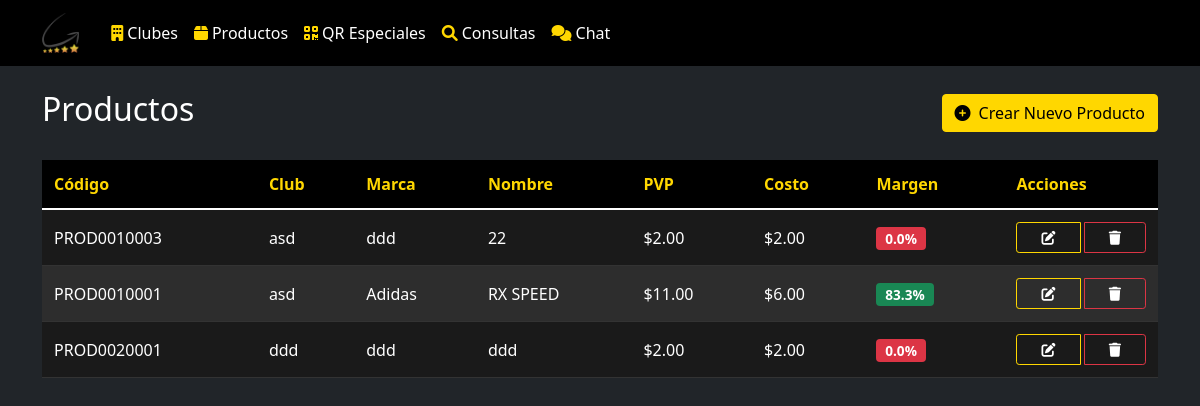
Before: /productos with the older database file.
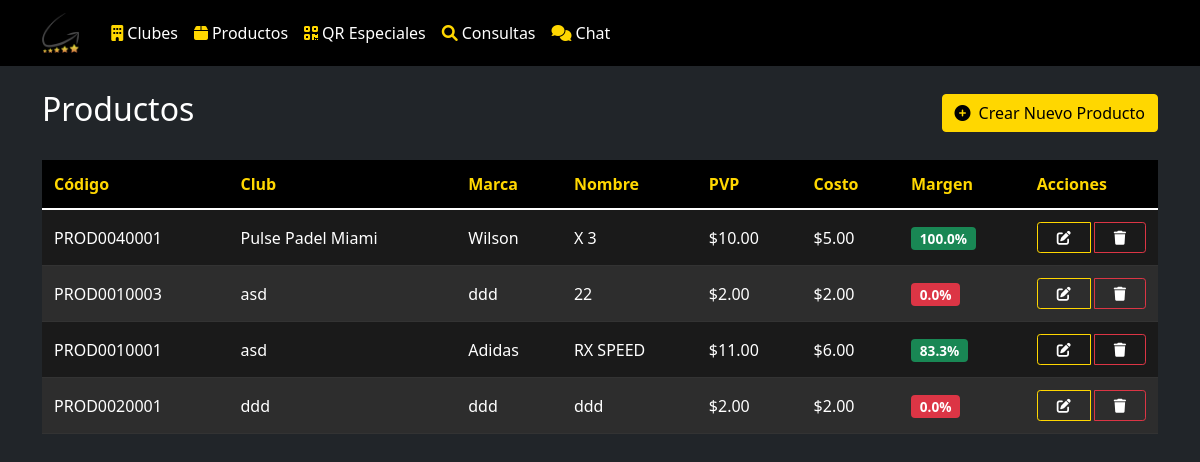
After: the same page with the newer database file.
### models/producto.py (models this page shows, shortened)
class Producto(db.Model):
    __tablename__ = 'productos'
    id_producto = db.Column(db.Integer, primary_key=True)
    codigo_producto = db.Column(db.String(20), unique=True, nullable=False)
    id_club = db.Column(db.Integer, db.ForeignKey('clubes.id_club'), nullable=False)
    marca = db.Column(db.String(100), nullable=False)
    nombre = db.Column(db.String(200), nullable=False)
    pvp = db.Column(db.Float, nullable=False)
    costo = db.Column(db.Float, nullable=False)
    fecha_creacion = db.Column(db.DateTime, default=datetime.utcnow)
    codigos_qr = db.relationship('CodigoQR', backref='producto', lazy=True, cascade="all, delete-orphan")

### models/club.py (models this page shows, shortened)
class Club(db.Model):
    __tablename__ = 'clubes'
    id_club = db.Column(db.Integer, primary_key=True)
    codigo_club = db.Column(db.String(10), unique=True, nullable=False)
    nombre = db.Column(db.String(100), nullable=False)
    fecha_creacion = db.Column(db.DateTime, default=datetime.utcnow)
    productos = db.relationship('Producto', backref='club', lazy=True, cascade="all, delete-orphan")

### app.py (the view)
@app.route('/productos')
def listar_productos():
    productos = Producto.query.join(Club).order_by(Club.nombre, Producto.nombre).all()
    return render_template('productos/listar.html', productos=productos)

### app.py (called while the page is built)
@app.template_filter('nombre_club')
def obtener_nombre_club(id_club):
    club = Club.query.get(id_club)
    return club.nombre if club else 'Sin club'

@app.before_request
def log_request():
    print(f"\n=== Nueva petición ===")
    print(f"Ruta: {request.path}")
    print(f"Método: {request.method}")
    print(f"Datos: {request.get_json(silent=True)}")
    print("======================")

### templates/productos/listar.html (shortened to what this page needs)
{% extends 'base.html' %}
{% block content %}
<div class="d-flex justify-content-between align-items-center mb-4">
    <h2>Productos</h2>
    <a href="{{ url_for('crear_producto') }}" class="btn btn-primary">
        <i class="fas fa-plus-circle me-2"></i>Crear Nuevo Producto
    </a>
</div>
<div class="table-responsive">
    <table class="table table-hover">
        <thead class="table-light">
            <tr>
                <th>Código</th>
                <th>Club</th>
                <th>Marca</th>
                <th>Nombre</th>
                <th>PVP</th>
                <th>Costo</th>
                <th>Margen</th>
                <th>Acciones</th>
            </tr>
        </thead>
        <tbody>
            {% for producto in productos %}
            <tr>
                <td>{{ producto.codigo_producto }}</td>
                <td>{{ producto.id_club|nombre_club }}</td>
                <td>{{ producto.marca }}</td>
                <td>{{ producto.nombre }}</td>
                <td>${{ "%.2f"|format(producto.pvp) }}</td>
                <td>${{ "%.2f"|format(producto.costo) }}</td>
                <td>
                    <span class="badge {% if ((producto.pvp - producto.costo) / producto.costo * 100) > 30 %}bg-success{% elif ((producto.pvp - producto.costo) / producto.costo * 100) > 15 %}bg-warning{% else %}bg-danger{% endif %}">
                        {{ "%.1f"|format((producto.pvp - producto.costo) / producto.costo * 100) }}%
                    </span>
                </td>
                <td>
                    <div class="btn-group">
                        <a href="{{ url_for('editar_producto', id=producto.id_producto) }}"
                           class="btn btn-sm btn-outline-primary"
                           title="Editar producto">
                            <i class="fas fa-edit"></i>
                        </a>
                        <button onclick="confirmarEliminar({{ producto.id_producto }}, '{{ producto.nombre }}')"
                                class="btn btn-sm btn-outline-danger"
                                title="Eliminar producto">
                            <i class="fas fa-trash"></i>
                        </button>
                    </div>
                </td>
            </tr>
            {% endfor %}
        </tbody>
    </table>
</div>
{% endblock %}

Changed rows visible on the page:
added Producto: codigo_producto "PROD0040001", id_club|nombre_club "Pulse Padel Miami", marca "Wilson", nombre "X 3", pvp "10.00", costo "5.00", (producto.pvp-producto.costo)/producto.costo*100 "100.0"
